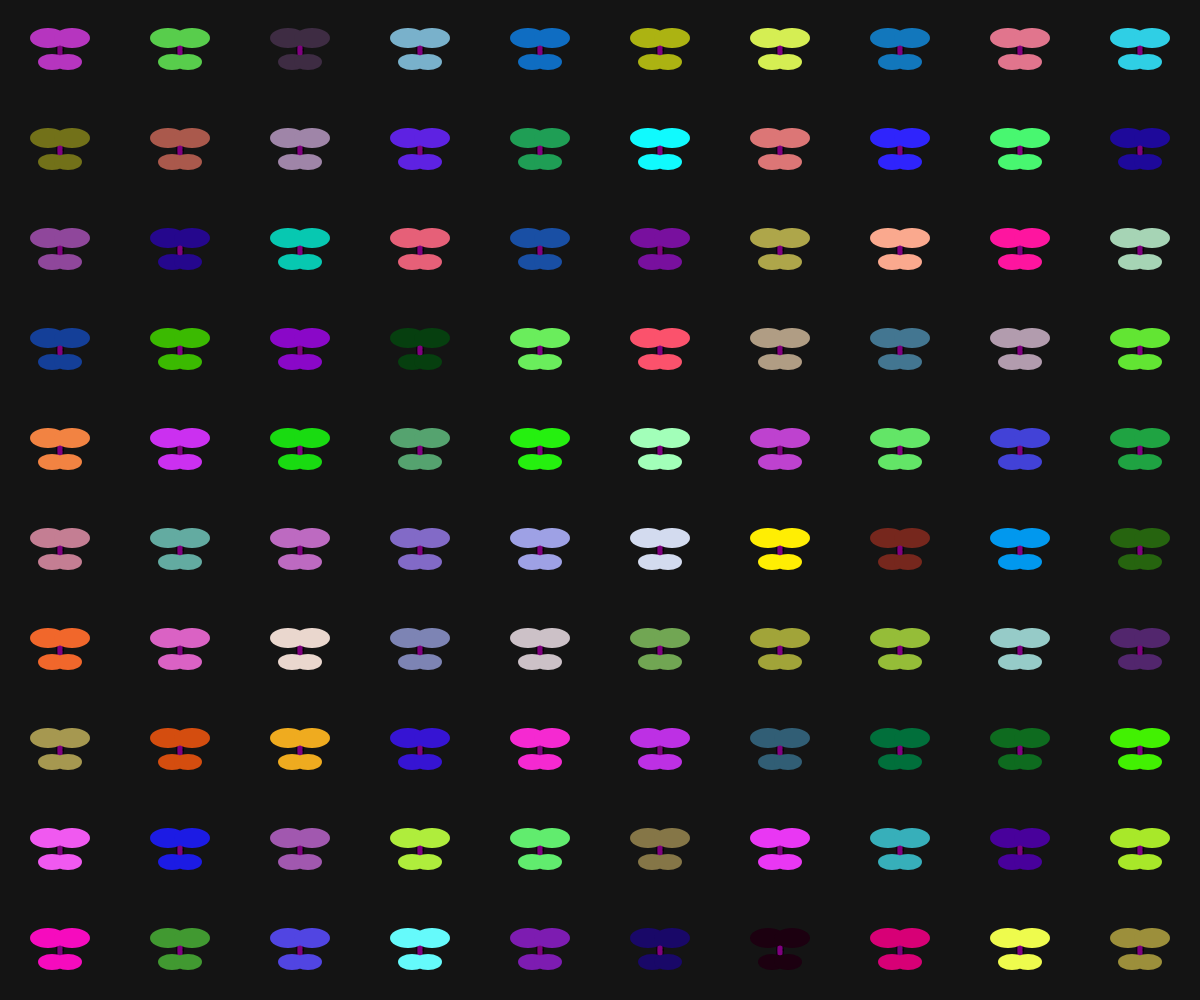
Frame 1 (no input)
Frame 60 (no input): identical to frame 1, image omitted
Frame 120 (the mouse pressed at the canvas centre since frame 60): identical to frame 1, image omitted

The p5.js sketch that drew this single still picture (run headless with seeded random() and noise() and a simulated clock; from frame 60 on, the mouse is pressed at the canvas centre):

// p5.js sketch
// ── sketch.js
function preload() {
  // non ho file esterni
}

function setup() {
  createCanvas(windowWidth, windowHeight);  //canvas dev'essere grande quanto finestra, usa variabile windowWidth e windowHeight, controlla spelling corretto. 
  console.log('p5.js version:', p5.VERSION);
  background(20);
  //disegno glifi. ordine nel setup è importante. 
  let numeroGlifi = 100;
  //mettere per n colonne e righe della griglia questi elementi
  let numeroColonne = ceil (sqrt(numeroGlifi));
  let numeroRighe = sqrt(numeroGlifi);
  let dimColonna = windowWidth / numeroColonne;
  let dimRiga = windowHeight / numeroRighe;

  let xCorrente = 0;
  let yCorrente = 0;

  for (let g = 0; g<numeroGlifi; g++){
    mioGlifo(xCorrente + dimColonna/2, yCorrente + dimRiga/2, dimRiga*0.8);
    xCorrente = xCorrente + dimColonna;

    if(xCorrente >= windowWidth){ //per disegnare cerchio subito sotto nella x iniziale appena supera windowWidth
      xCorrente = 0;
      yCorrente = yCorrente + dimRiga;
    }
  }
}


function draw() {
  // noLoop
}

// Funzione per disegnare il singolo glifo (la farfalla di 4 ellissi) 
function mioGlifo(_x, _y, _size) {
  push(); 
  translate(_x, _y); // Sposta l'origine al centro della cella della griglia

// Corpo centrale della farfalla
  fill(128,0, 128); 
  ellipse(0, 0, _size * 0.08, _size * 0.35);


//colore random
fill(random(0,255), random(0,255), random(0,255)) //colori casuali Lodo
noStroke ();


// Le 4 ali posizionate simmetricamente
  ellipse(-_size * 0.15, -_size * 0.15, _size * 0.45, _size * 0.25); // Ala superiore sx
  ellipse(_size * 0.15, -_size * 0.15, _size * 0.45, _size * 0.25);  // Ala superiore dx
  ellipse(-_size * 0.1, _size * 0.15, _size * 0.35, _size * 0.2);    // Ala inferiore sx
  ellipse(_size * 0.1, _size * 0.15, _size * 0.35, _size * 0.2);     // Ala inferiore dx

  pop(); 
}

/* const message =
    "This is a template repository\nfor the course Laboratorio di Computergrafica\nCommunication Design, Politecnico di Milano";
  textAlign(CENTER, CENTER);
  textSize(16);
  text(message, width / 2, height / 2); 
  */ 

  
